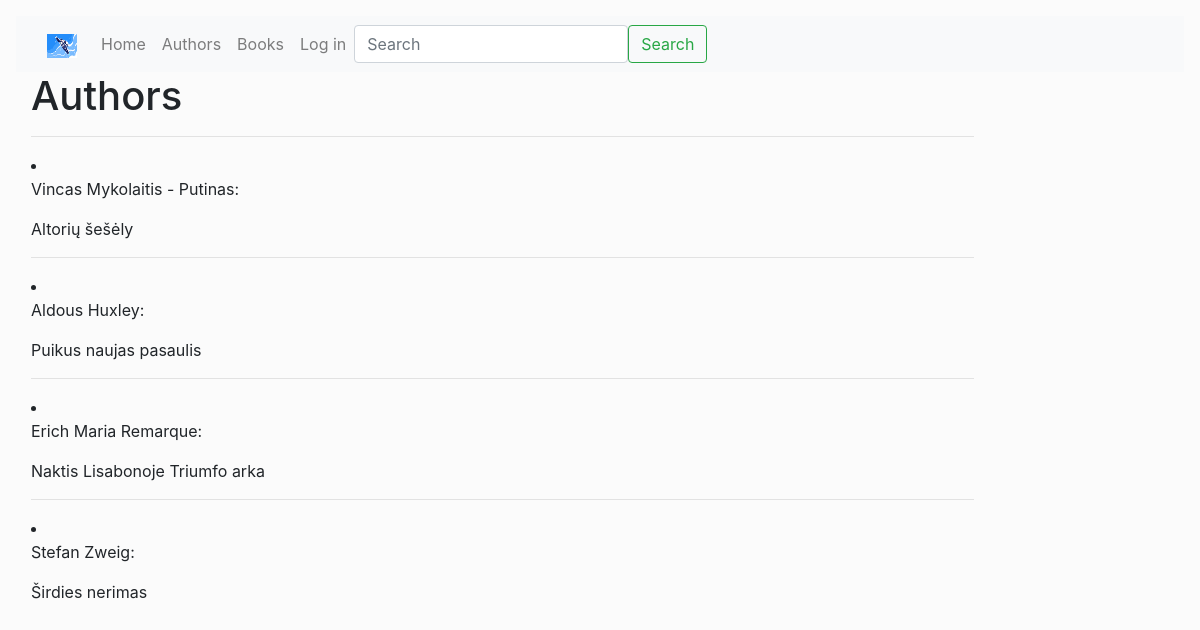
Screenshot of /authors/ with the database file from the repository.
### library_app/models.py (models this page shows, shortened)
class Author(models.Model):
    first_name = models.CharField('Name', max_length=100)
    last_name = models.CharField('Surname', max_length=100)
    def display_books(self):
        return ', '.join(book.title for book in self.books.all()[:3])
    display_books.short_description = 'Books'

class Book(models.Model):
    title = models.CharField('Title', max_length=200)
    author = models.ForeignKey('Author', on_delete=models.SET_NULL, null=True, related_name='books')
    publisher = models.ForeignKey('Publisher', on_delete=models.SET_NULL, null=True)
    publishing_date = models.DateField('Book publishing date', null=True, blank=True)
    genre = models.ManyToManyField(Genre, help_text='Choose genre')
    isbn_code = models.CharField('ISBN', max_length=13, help_text='13 symbols <a href="https://www.isbn-international.org/content/what-isbn">What is ISBN code?</a>')
    cover = models.ImageField('Cover', upload_to='covers', null=True, blank=True)
    def display_genre(self):
        return ', '.join(genre.name for genre in self.genre.all()[:3])
    display_genre.short_description = 'Genre'

### library_app/views.py (the view)
# urls.py: path('authors/', views.authors, name="authors"),
def authors(request):
    authors = Author.objects.all()
    context = {
        'authors': authors
    }
    return render(request, 'authors.html', context=context)

### templates/authors.html
{% extends "base.html" %}
{% block content %}
  <h1>Authors</h1>
  {% for a in authors %}
    <hr>
    <li>
     <p>{{a.first_name}} {{a.last_name}}:</p>
    </li>
    {% for i in a.books.all %}
    {{ i.title }}
    {% endfor %}
    {% endfor %}
{% endblock %}

### static/css/styles.css (style rules this page uses)
body { background-color: #fbfbfb; padding: 1rem; }

### rows the page displays
Author: first_name "Vincas", last_name "Mykolaitis - Putinas"
Book: title "Altorių šešėly"
Author: first_name "Aldous", last_name "Huxley"
Book: title "Puikus naujas pasaulis"
Author: first_name "Erich Maria", last_name "Remarque"
Book: title "Naktis Lisabonoje"
Book: title "Triumfo arka"
Author: first_name "Stefan", last_name "Zweig"
Book: title "Širdies nerimas"
